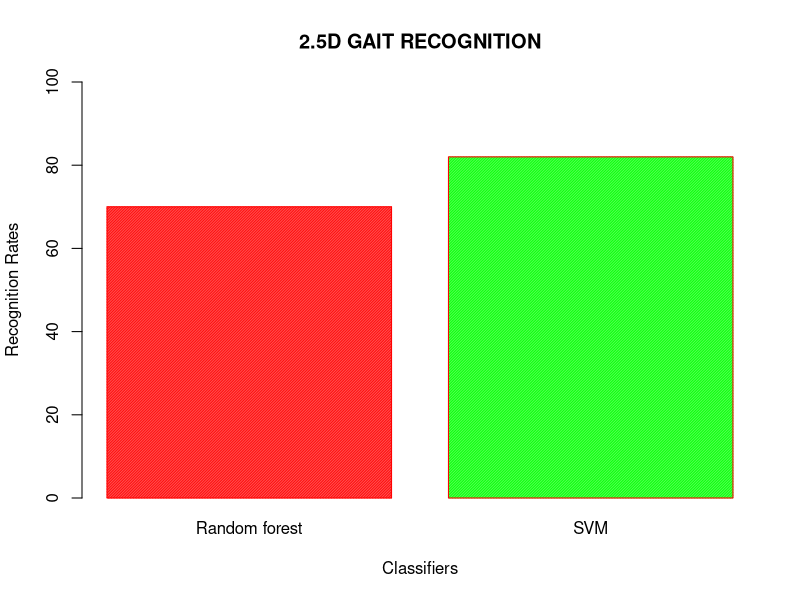

Reproduce this figure in R.
B <- c(70,82)
barplot(B, main="2.5D GAIT RECOGNITION", xlab="Classifiers", ylab="Recognition Rates",
names.arg=c("Random forest","SVM"), border="red", density=c(90, 90),col=rainbow(3),width=0.1,
ylim=c(0,100))
